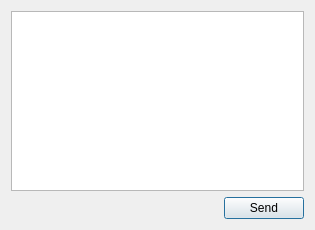
<ui version="4.0" >
 <class>requestAuthDialogClass</class>
 <widget class="QDialog" name="requestAuthDialogClass" >
  <property name="geometry" >
   <rect>
    <x>0</x>
    <y>0</y>
    <width>315</width>
    <height>230</height>
   </rect>
  </property>
  <property name="windowTitle" >
   <string>Authorization request</string>
  </property>
  <property name="windowIcon" >
   <iconset resource="../../../qutim.qrc" >:/icons/icq/auth.png</iconset>
  </property>
  <layout class="QGridLayout" >
   <item row="0" column="0" colspan="2" >
    <widget class="QTextEdit" name="textEdit" />
   </item>
   <item row="1" column="0" >
    <spacer>
     <property name="orientation" >
      <enum>Qt::Horizontal</enum>
     </property>
     <property name="sizeHint" >
      <size>
       <width>40</width>
       <height>20</height>
      </size>
     </property>
    </spacer>
   </item>
   <item row="1" column="1" >
    <widget class="QPushButton" name="sendButton" >
     <property name="text" >
      <string>Send</string>
     </property>
     <property name="icon" >
      <iconset resource="../../../qutim.qrc" >:/icons/icq/auth.png</iconset>
     </property>
    </widget>
   </item>
  </layout>
 </widget>
 <layoutdefault spacing="6" margin="11" />
 <resources>
  <include location="../../../qutim.qrc" />
 </resources>
 <connections>
  <connection>
   <sender>sendButton</sender>
   <signal>clicked()</signal>
   <receiver>requestAuthDialogClass</receiver>
   <slot>accept()</slot>
   <hints>
    <hint type="sourcelabel" >
     <x>270</x>
     <y>206</y>
    </hint>
    <hint type="destinationlabel" >
     <x>150</x>
     <y>211</y>
    </hint>
   </hints>
  </connection>
 </connections>
</ui>
